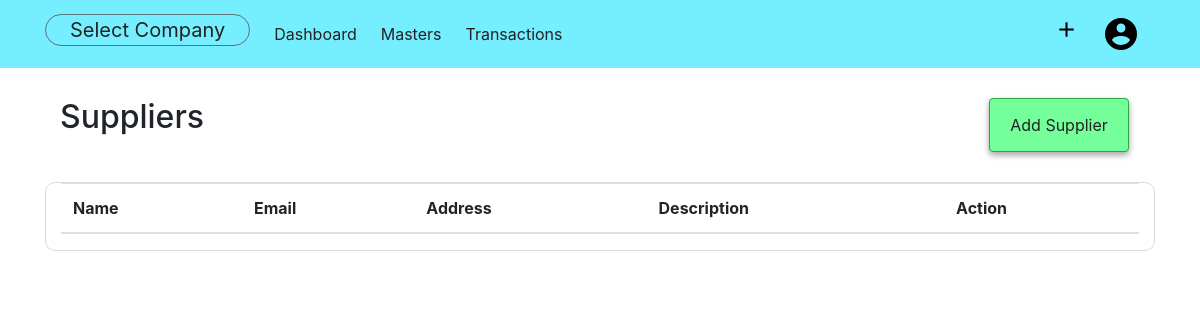
Before: /supplier (signed in) with the older database file.
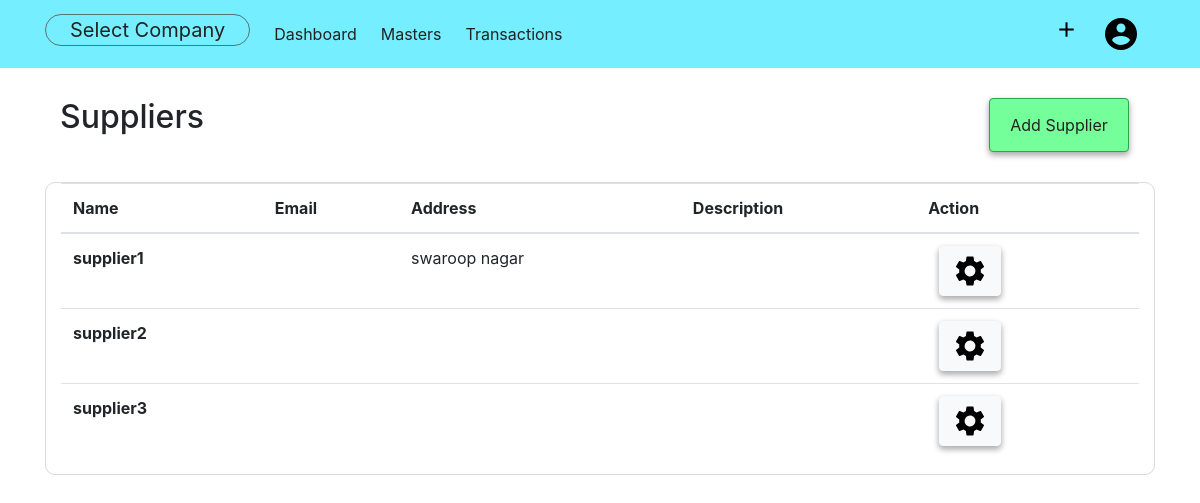
After: the same page with the newer database file.
### acsystem/models.py (models this page shows, shortened)
class Supplier(db.Model):
    id = db.Column(db.Integer, primary_key=True)
    name = db.Column(db.String(40), nullable=False)
    first = db.Column(db.String(40))
    last = db.Column(db.String(40))
    mailingname = db.Column(db.String(40))
    address = db.Column(db.String(100))
    country = db.Column(db.String(30))
    state = db.Column(db.String(30))
    pin = db.Column(db.Integer)
    email = db.Column(db.String(50))
    phoneno = db.Column(db.Integer)
    gstno = db.Column(db.Integer)
    description = db.Column(db.Text)
    company_id = db.Column(db.Integer, db.ForeignKey('company.id', ondelete="CASCADE"), nullable=False)

### acsystem/supplier/routes.py (the view)
@suppliers.route('/supplier')
@login_required
def supplierlist():
    suppliers = Supplier.query.filter_by(company_id = current_user.activecompany).all()
    return render_template('suppliertemplate/supplierlist.html', title='suppliers', suppliers=suppliers)

### acsystem/models.py (called while the page is built)
@login_manager.user_loader
def load_user(user_id):
    return User.query.get(int(user_id))

### acsystem/templates/suppliertemplate/supplierlist.html
{% extends "layout.html"%}
{% block content %}
<div class="container">
    <div class="container-fluid">
        <h2 class="float-left">Suppliers</h2>
        <ul class="nav justify-content-end">
            <li class="btn btn-success">
                <a class="nav-link" href="{{ url_for('suppliers.addsupplier') }}">Add Supplier</a>
            </li>
        </ul>
    </div>
    <div class="container-fluid" style="border:1px solid rgb(218, 218, 218); border-radius:10px;">
        <table class="table table-hover">
            <thead>
                <tr>
                    <th scope="col">Name</th>
                    <th scope="col">Email</th>
                    <th scope="col">Address</th>
                    <th scope="col">Description</th>
                    <th scope="col">Action</th>
                </tr>
            </thead>
            <tbody>
                {% for supplier in suppliers %}
                <tr>
                    <th scope="row">{{supplier.name }}</th>
                    <td>{{ supplier.email }}</td>
                    <td>{{ supplier.address }}</td>
                    <td>{{ supplier.description }}</td>
                    <td>
                        <button type="submit" class="btn btn-light">
                            <a href="{{ url_for('suppliers.showsupplier', supplier_id = supplier.id) }}">
                                <img src="{{ url_for('static',filename='images/setting.png') }}" alt="Setting">
                            </a>
                        </button>
                    </td>
                {% endfor %}
            </tbody>
        </table>
    </div>
</div>
{% endblock content %}

### acsystem/templates/layout.html (shortened to what this page needs)
{% extends "header.html" %}
{% block body %}
<nav class="navbar navbar-expand-lg">
    <div class="container">
        <ul class="navbar-nav">
            <li>
                {% if activecomp %}
                <a class="navbar-brand" href="{{ url_for('company.companies') }}">{{ activecomp.companyname }} </a>
                {% else %}
                <a class="navbar-brand" href="{{ url_for('company.companies') }}">Select Company </a>
                {% endif %}
            </li>
            <li class="nav-item">
                <a class="nav-link" href="{{ url_for('users.dashboard')}}">Dashboard</a>
            </li>
            <li class="nav-item dropdown">
                <a class="nav-link dropdown-toggle" href="#" id="drop1" data-toggle="dropdown">
                    Masters
                </a>
            </li>
            <li class="nav-item dropdown">
                <a class="nav-link dropdown-toggle" href="#" id="drop2" data-toggle="dropdown">
                    Transactions
                </a>
            </li>
        </ul>
        <ul class="navbar-nav">
            <li class="nav-item dropdown">
                <a class="nav-link dropdown-toggle" href="#" id="dropadd" data-toggle="dropdown">
                    <img src="{{url_for('static', filename='images/add.png')}}" alt="+" width="25px;"></a>
            </li>
            <li class="nav-item dropdown">
                <a class="nav-link dropdown-toggle" href="#" id="dropaccount" data-toggle="dropdown">
                    <img src="{{ url_for('static', filename='images/user.png')}}" alt="Account">
                </a>
            </li>
        </ul>
    </div>
</nav>
    {% block content%} {% endblock %}
{% endblock %}

### acsystem/templates/header.html (shortened to what this page needs)
<!DOCTYPE html>
<html lang="en">
<head>
    <link rel="stylesheet" href="{{url_for('static', filename='bootstrap.css')}}">
    <link rel="stylesheet" href="{{url_for('static', filename='main.css')}}">
    <link rel="stylesheet" href="{{url_for('static', filename='style.css')}}">
    <link rel="stylesheet" href="https:/cdnjs.cloudflare.com/ajax/libs/toastr.js/latest/toastr.min.css">
</head>
<body>
        {% block body%} {% endblock %}
</body>
</html>

### acsystem/static/main.css (style rules this page uses)
a { color: rgb(34, 34, 34) !important; }

### acsystem/static/style.css (style rules this page uses)
.btn { -webkit-box-shadow: 0 3px 6px rgba(0, 0, 0, 0.16), 0 3px 6px rgba(0, 0, 0, 0.23); box-shadow: 0 3px 6px rgba(0, 0, 0, 0.16), 0 3px 6px rgba(0, 0, 0, 0.23); }
.dropdown ::after { display: none !important; }
.navbar-brand { color: rgba(0, 0, 0, 0.822); border: 1px solid rgba(83, 83, 83, 0.8); border-radius: 30px; padding: 0 1.5rem; }
.nav-item { display: block; padding-right: .5rem; }
.navbar-nav { -webkit-box-orient: horizontal !important; -webkit-box-direction: normal !important; -ms-flex-direction: row !important; flex-direction: row !important; }
.nav-link { color: rgba(12, 12, 12, 0.76); padding: .5rem !important; }
.navbar { background-color: #75efff; }
.btn { margin: 0 .7rem; }
.btn-success { background-color: #75ff9b !important; }
.container-fluid { margin-top: 30px !important; }

Changed rows visible on the page:
added Supplier: name "supplier1", address "swaroop nagar"
added Supplier: name "supplier2"
added Supplier: name "supplier3"
